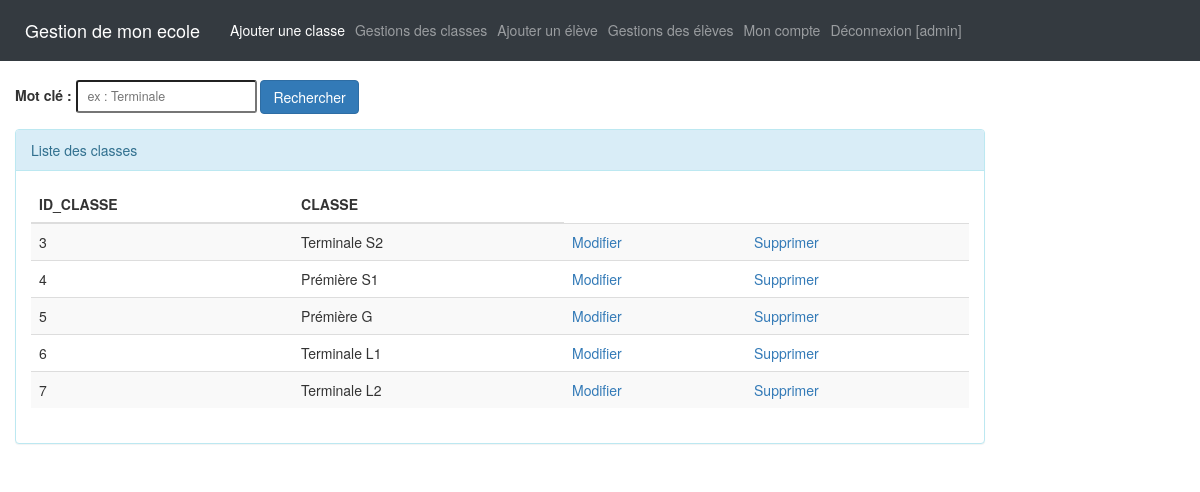
The app's page /EspaceMembres/ListeClasses.php (signed in) with its own data.
### tables this page shows
CREATE TABLE IF NOT EXISTS `classe` (
  `id_classe` int(11) NOT NULL AUTO_INCREMENT,
  `nomClasse` varchar(100) NOT NULL,
  PRIMARY KEY (`id_classe`)
);

### EspaceMembres/ListeClasses.php (the view, shortened to what this page needs)
<?php
require_once 'include/db.php';
$mc ="";
$req = $db->prepare("SELECT * FROM classe");
$req->execute();
if(isset($_GET['motCle'])){
    $mc = $_GET['motCle'];
    $req = $db->prepare("SELECT * FROM classe WHERE nomClasse LIKE '%$mc%' ");
    $req->execute();
}
else {
    $req = $db->prepare("SELECT * FROM classe");
    $req->execute();
}
require_once 'include/headerAdmin.php';
?>
<div class="container col-md-10"><br>
    <form action="" method="get">
        <div class="form-group">
            <label for="motCle" class="control-label">Mot clé :</label>
            <input type="text" name="motCle" class="form-control-lg" value="<?= $mc;?>" placeholder="ex : Terminale">
            <button class="btn btn-primary">Rechercher</button>
        </div>
    </form>
<div class="panel panel-info">
    <div class="panel-heading">Liste des classes</div>
    <div class="panel-body">
        <table class="table table-striped">
            <thead>
                <tr>
                    <th>ID_CLASSE</th><th>CLASSE</th>
                </tr>
            </thead>
            <?php while ($classe = $req->fetch()){?>
            <tr>
                <td> <?= $classe->id_classe ?> </td>
                <td><?= $classe->nomClasse ?></td>
                <td><a href="#">Modifier</a></td>
                <td><a onclick="return confirm('Etes vous sure de vouloir supprimer cette classe ?') " href="deleteClasse.php?code=<?= $classe->id_classe;?>">Supprimer</a></td>
            </tr>
            <?php } ?>
        </table>
    </div>
</div>
</div>

### records on screen
classe: id_classe "3", nomClasse "Terminale S2"
classe: id_classe "4", nomClasse "Prémière S1"
classe: id_classe "5", nomClasse "Prémière G"
classe: id_classe "6", nomClasse "Terminale L1"
classe: id_classe "7", nomClasse "Terminale L2"
